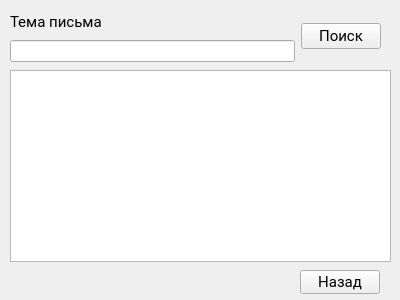
<?xml version="1.0" encoding="UTF-8"?>
<ui version="4.0">
 <class>SearchForm</class>
 <widget class="QWidget" name="SearchForm">
  <property name="geometry">
   <rect>
    <x>0</x>
    <y>0</y>
    <width>400</width>
    <height>300</height>
   </rect>
  </property>
  <property name="minimumSize">
   <size>
    <width>400</width>
    <height>300</height>
   </size>
  </property>
  <property name="maximumSize">
   <size>
    <width>400</width>
    <height>300</height>
   </size>
  </property>
  <property name="windowTitle">
   <string>Поиск писем</string>
  </property>
  <widget class="QTableWidget" name="tableWidget">
   <property name="geometry">
    <rect>
     <x>10</x>
     <y>70</y>
     <width>381</width>
     <height>192</height>
    </rect>
   </property>
  </widget>
  <widget class="QPushButton" name="pushButton_2">
   <property name="geometry">
    <rect>
     <x>300</x>
     <y>270</y>
     <width>80</width>
     <height>24</height>
    </rect>
   </property>
   <property name="font">
    <font>
     <family>Roboto</family>
     <pointsize>11</pointsize>
    </font>
   </property>
   <property name="text">
    <string>Назад</string>
   </property>
  </widget>
  <widget class="QWidget" name="layoutWidget">
   <property name="geometry">
    <rect>
     <x>10</x>
     <y>10</y>
     <width>371</width>
     <height>52</height>
    </rect>
   </property>
   <layout class="QHBoxLayout" name="horizontalLayout">
    <item>
     <layout class="QVBoxLayout" name="verticalLayout">
      <item>
       <widget class="QLabel" name="label">
        <property name="font">
         <font>
          <family>Roboto</family>
          <pointsize>11</pointsize>
         </font>
        </property>
        <property name="text">
         <string>Тема письма</string>
        </property>
       </widget>
      </item>
      <item>
       <widget class="QLineEdit" name="subjectLineEdit"/>
      </item>
     </layout>
    </item>
    <item>
     <widget class="QPushButton" name="searchButton">
      <property name="font">
       <font>
        <family>Roboto</family>
        <pointsize>11</pointsize>
       </font>
      </property>
      <property name="text">
       <string>Поиск</string>
      </property>
     </widget>
    </item>
   </layout>
  </widget>
 </widget>
 <resources/>
 <connections/>
</ui>
